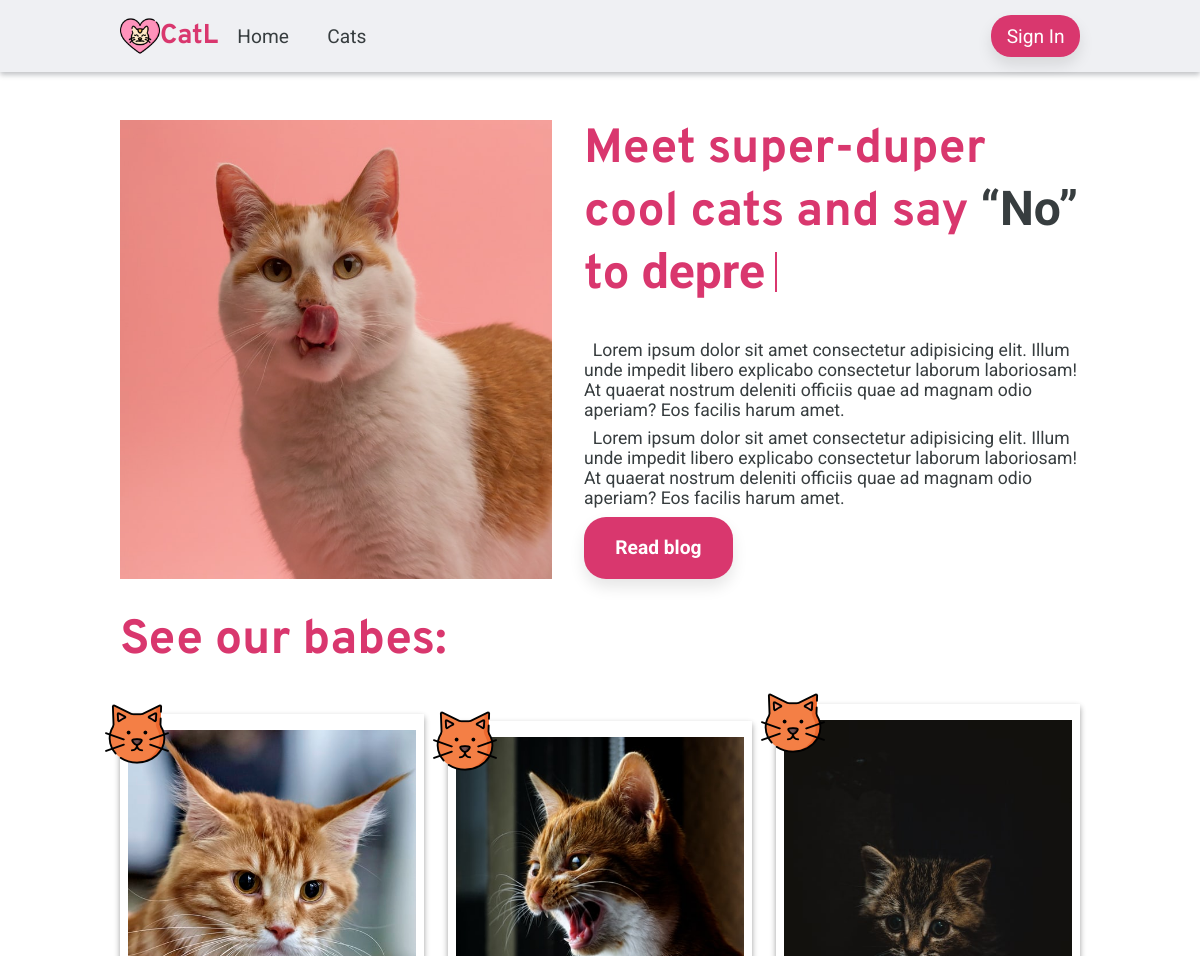
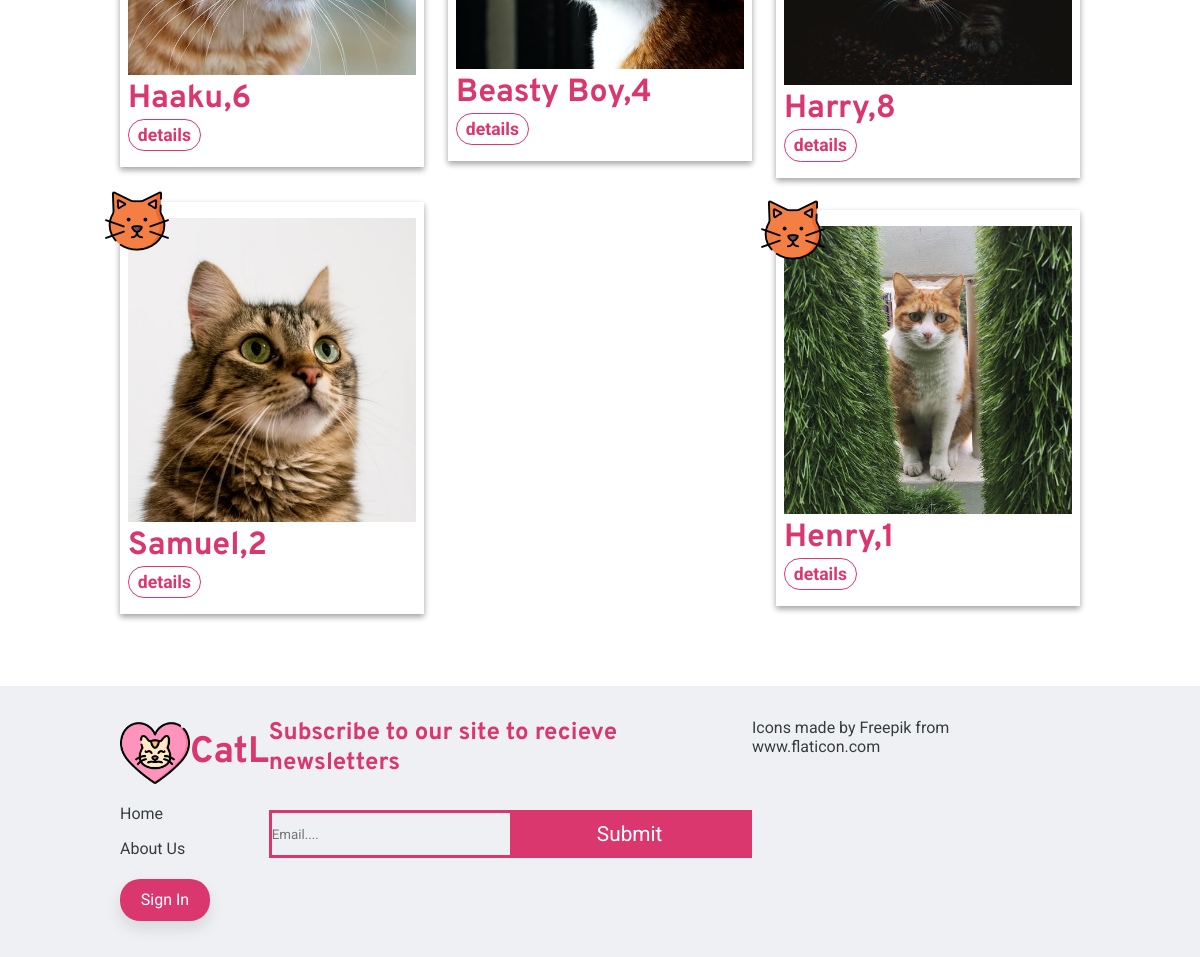
The page / on the database its author committed (2 pictures, top to bottom).
### tables this page shows
CREATE TABLE `cat` (
  `id` int(11) NOT NULL,
  `name` varchar(255) NOT NULL,
  `description` varchar(255) NOT NULL,
  `age` int(11) NOT NULL,
  `user_id` int(11) NOT NULL,
  `cat_image` varchar(255) DEFAULT NULL
);

### index.php (the view, shortened to what this page needs)
<?php
    include('config/database-connection.php');
    $query_top_five_cats = "";
    if(isset($_SESSION['user_id'])) {
        $user_id = mysqli_real_escape_string($connection, $_SESSION["user_id"]);
        $query_top_five_cats = "SELECT * FROM cat WHERE user_id != $user_id LIMIT 5";
    } else {
        $query_top_five_cats = "SELECT * FROM cat LIMIT 5";
    }
    $result = mysqli_query($connection, $query_top_five_cats);
    $cats_to_display = mysqli_fetch_all($result, MYSQLI_ASSOC);
?>
<!DOCTYPE html>
<html lang="en">
    <head>
        <?php
            include("templates/links.php");
        ?>
        <link rel="stylesheet" href="styles/index.css">
    </head>
    <body>
        <?php
            include("templates/header.php");
        ?>
       <main class="main-layout">
        <div class="center">
        <section class="intro-holder">
            <img src="images/photo-1596854273338-cbf078ec7071.jpeg" alt="cat picture" class="intro-cat-pic">
            <article class="intro-info-holder">
                <h3 class="heading">
                   Meet super-duper cool cats and say <q>No</q> to <span class="text-animate"></span>
                </h3>
                <p class="paragraph">
                &nbsp; Lorem ipsum dolor sit amet consectetur adipisicing elit. Illum unde impedit libero explicabo consectetur laborum laboriosam! At quaerat nostrum deleniti officiis quae ad magnam odio aperiam? Eos facilis harum amet.
                </p>
                <p class="paragraph">
                &nbsp;  Lorem ipsum dolor sit amet consectetur adipisicing elit. Illum unde impedit libero explicabo consectetur laborum laboriosam! At quaerat nostrum deleniti officiis quae ad magnam odio aperiam? Eos facilis harum amet.
                </p>
                <button class="button-check-out">
                    Read blog
                </button>
            </article>
        </section>
        <section>
            <h2 class="heading">See our babes:</h2>
            <div class="cat-display-holder">
        <?php foreach($cats_to_display as $cat) : ?>
            <article class="cat-info-holder">
            <img class="cat-picture" src="<?php echo htmlspecialchars($cat["cat_image"]) ?>" alt="cat picture user">
            <h3 class="cat-name"><?php echo htmlspecialchars($cat["name"]) . ',' . htmlspecialchars($cat["age"]) ?></h3>
            <a href="details.php?cat-id=<?php echo htmlspecialchars($cat["id"]) ?>" class="see-more-button">details</a>
            <img src="images/cat-ping.png" alt="cat" class="cat-ping">
        </article>
        <?php endforeach; ?>
        </div>
        </section>
        </div>
       </main>
        <?php
            include("templates/footer.php");
        ?>
    </body>
</html>

### templates/links.php (shortened to what this page needs)
<link rel="stylesheet" href="https://cdnjs.cloudflare.com/ajax/libs/font-awesome/5.15.3/css/all.min.css" />
<link rel="stylesheet" href="styles/reset.css">
<link rel="stylesheet" href="styles/header.css">
<link rel="stylesheet" href="styles/footer.css">

### templates/header.php (shortened to what this page needs)
<?php
    $user = '';
?>
<header class="main-header">
    <div class="center">
    <nav class="main-navigation">
        <h2 id="logo">
            <img src="images/love.png" alt="logo" class="header-logo">CatL
        </h2>
        <ul class="navigation-list">
            <li><a href="index.php">Home</a></li>
            <li><a href="cats.php">Cats</a></li>
            <?php if(!empty($user)): ?>
            <li class="profile"><a href="profile.php?user=<?php echo $user["id"]; ?>" > <?php echo $user['name']; ?> (<?php if(!empty($user["isAdmin"])): ?> <?php echo "Admin" ?> <?php else: ?> <?php echo "Your profile"; ?> <?php endif; ?>)</a></li>
            <li class="logout"><a href="logout.php">Logout</a></li>
            <?php else: ?>
            <li><a href="login.php">Sign In</a></li>
            <?php endif; ?>
        </ul>
    </nav>
</div>
</header>

### templates/footer.php
<footer class="main-footer">
  <div class="center flex">
      <section>
          <nav class="footer-nav">
              <h2 class="footer-logo">
                  <img src="images/love.png" alt="logo" class="footer-logo-img">CatL
              </h2>
              <ul class="footer-list-navigation">
              <li><a href="">Home</a></li>
              <li><a href="">About Us</a></li>
              <li><a href="">Sign In</a></li>
              </ul>
          </nav>
      </section>
      <section>
          <h2 class="subscribe-heading">
              Subscribe to our site to recieve newsletters
          </h2>
          <form>
              <div class="email-wrapper">
                  <input type="email" name="subscribe-email" placeholder="Email....">
                  <input type="submit" name="subscribe-email-submit" value="Submit">
              </div>
          </form>
      </section>
      <section>
      <div>Icons made by <a href="https://www.freepik.com" title="Freepik">Freepik</a> from <a href="https://www.flaticon.com/" title="Flaticon">www.flaticon.com</a></div>
      </section>
  </div>
</footer>

### styles/header.css (style rules this page uses)
.header-logo { display: inline-block; height: 40px; width: auto; }
.main-header { box-shadow: 0 3px 5px rgba(57, 63, 72, 0.3); }
#logo { display: flex; align-items: center; font-size: 1.7rem; color: #d9376e; }
.center { width: 80%; margin: 0 auto; }
.main-navigation { padding: 1em 0; display: flex; justify-content: center; align-items: center; }
.navigation-list { list-style: none; display: flex; justify-content: space-between; flex-grow: 1; }
.navigation-list li a { padding: 0.2em 1em; font-size: 1.2rem; transition: hover 1s linear; }
.navigation-list li:last-child { margin-left: auto; }
.navigation-list li:last-child a { padding: 0.5em 0.8em; background-color: #d9376e; color: white; border-radius: 20px; box-shadow: 0px 8px 15px rgba(0, 0, 0, 0.1); }

### styles/footer.css (style rules this page uses)
.main-footer { padding: 2em 0; }
.footer-logo { display: flex; align-items: center; font-size: 2.3rem; color: #d9376e; }
.footer-logo-img { height: 70px; }
.center.flex { display: flex; justify-content: space-between; }
.footer-list-navigation { list-style: none; }
.footer-list-navigation li { margin: 1em 0em; }
.footer-list-navigation li:last-child { margin-top: 2em; }
.footer-list-navigation li:last-child a { padding: 0.7em 1.3em; background-color: #d9376e; color: white; border-radius: 20px; box-shadow: 0px 8px 15px rgba(0, 0, 0, 0.1); }
.email-wrapper { background-color: #d9376e; border: #d9376e 3px solid; margin-top: 2em; display: flex; justify-content: center; }
.email-wrapper input { width: 50%; display: block; height: inherit; }
.email-wrapper input[type="email"] { padding: 1em 0; background-color:var(--bg-color) ; border: none; }
.email-wrapper input[type="submit"] { background-color: transparent; border: none; color: white; font-size: 1.3rem; }

### styles/index.css (style rules this page uses)
.main-layout { padding: 3em 0; }
.intro-holder { display: flex; justify-content: space-between; margin-bottom: 2em; }
.intro-cat-pic { width: 45%; margin-right: 2em; }
.intro-info-holder { display: flex; flex-direction: column; }
.heading { font-size: 3rem; margin-bottom: .7em; }
.paragraph { font-size: 1.1rem; margin-bottom: 0.5em; }
.button-check-out { margin-top: auto; width: 30%; background-color: var(--pink); color: white; border: none; padding: 1em 0; border-radius: 22px; font-size: 1.2rem; box-shadow: 0px 8px 15px rgba(0, 0, 0, 0.1); font-weight: bold; }
.cat-display-holder { display: flex; justify-content: space-between; align-items: center; flex-wrap: wrap; }
.cat-info-holder { position: relative; width: 30%; margin-bottom: 1.5em; padding: 1em 0.5em; box-shadow: 0 3px 6px rgba(0,0,0,0.16), 0 3px 6px rgba(0,0,0,0.23); }
.cat-name { font-size: 2rem; }
.cat-picture { width: 100%; }
.see-more-button { display: inline-block; padding: 0.3em 0.5em; color: var(--pink); font-weight: bold; font-size: 1.1rem; border: var(--pink) 1px solid; border-radius: 20px; }
.cat-ping { position: absolute; top: -3%; left: -5%; display: block; }
.text-animate { position: relative; display: inline-block; color: var(--pink); }
.text-animate::after { content: ""; position: absolute; top: 16%; right: -10%; height: 70%; width: 2px; background-color: var(--pink); color: var(--pink); animation: cursor 0.8s ease-in-out infinite; }

### rows shown on the page
cat: cat_image (picture), name "Haaku", age "6"
cat: cat_image (picture), name "Beasty Boy", age "4"
cat: cat_image (picture), name "Harry", age "8"
cat: cat_image (picture), name "Samuel", age "2"
cat: cat_image (picture), name "Henry", age "1"
